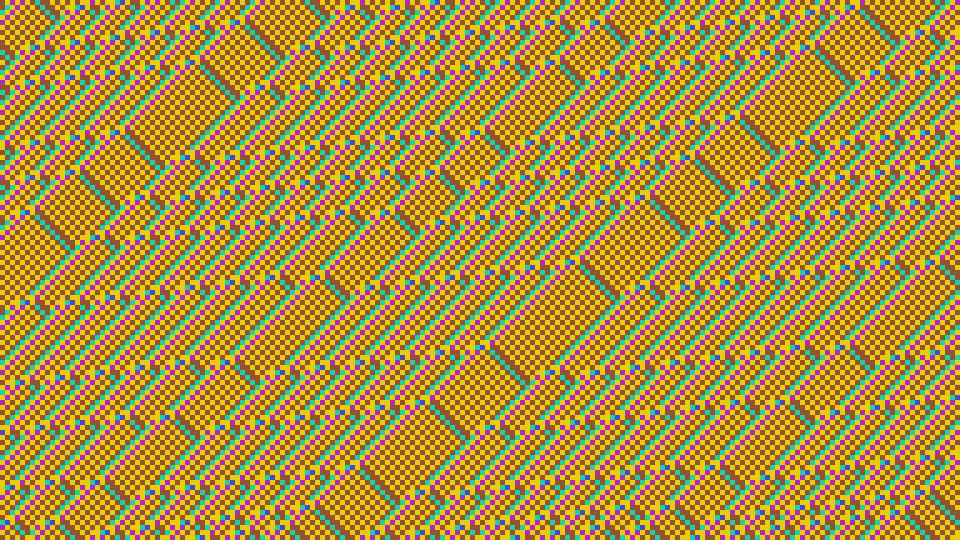
Frame 1 (no input)
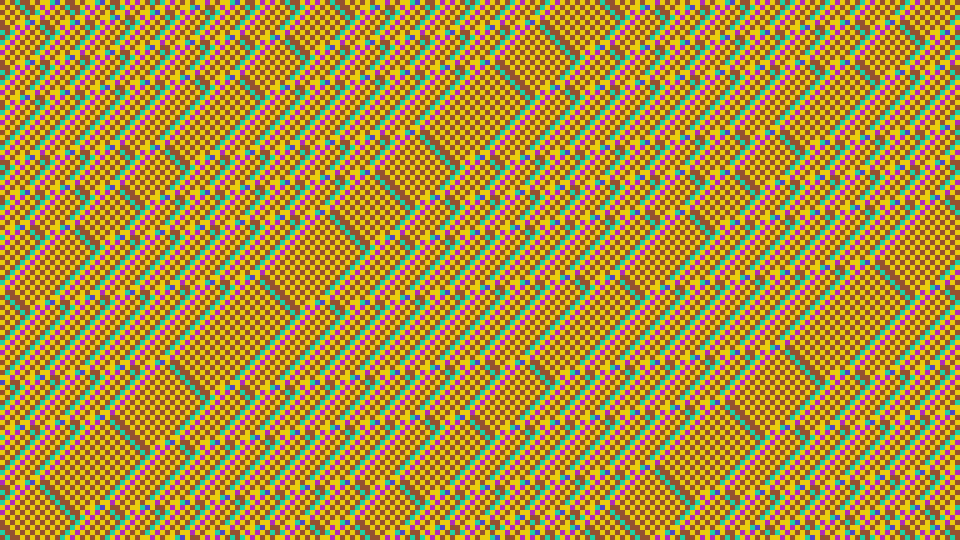
Frame 60 (the mouse pressed at the canvas centre just before this capture)
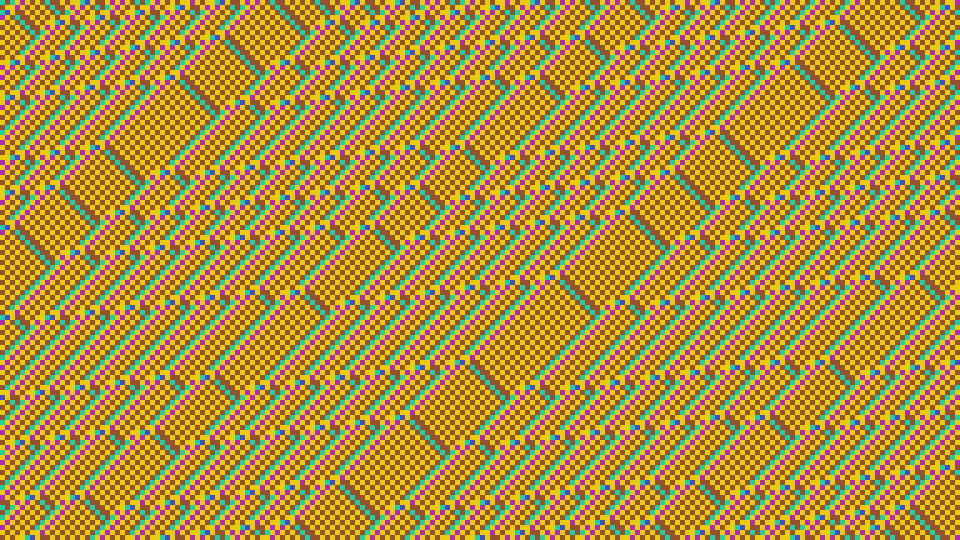
Frame 120 (the mouse held since frame 60 and released just before this capture)

The Processing sketch that drew these frames (run headless with seeded random() and noise(); from frame 60 on, the mouse is pressed at the canvas centre):

// Processing sketch: CellAutomataTest2
// ── CellAutomataTest2.pde
int rows = 0;
int cols = 192;

int numColors = 10;

int square;
float w = 0;

int[] ruleSet;

int frame = 0;

int[][] colors;
int[][] startColors;
color[] colorList;

int time = 0;

int numFrames = 0;
int version = 0;

int baseRed = -1;
int baseGreen = -1;
int baseBlue = -1;

void setup() {
  size(960,540);

  square = (int)(width/(cols-1));
  rows = (int)(height/square) + 1;
  noStroke();

  ruleSet = generateRules();
  generateNewSetup();
}

void draw() {
  if (frame == numFrames) {
     frame = 0;
     numFrames = (int)random(300, 1000);
     
     generateNewSetup();
     findNewRules();
     version++;
  }
  drawSquares();
  save(version + "/" + frame + ".png");
  frame++;
}

void drawSquares() {
   for (int i = 0; i < cols; i++) {
      for (int j = 0; j < rows; j++) {
         int currColor = colors[i][j];
         fill(colorList[currColor]);
         
         float x = i*square;
         float y = j*square;
         rect(x,y,square,square);
     }
   }
   int[][] nextIter = new int[cols][rows];
   for (int i = 1; i < cols; i++) {
     nextIter[i] = colors[i-1]; 
   }
   nextIter[0] = getNextCol(nextIter[1]);
   colors = nextIter;
}

int[] getNextCol(int[] prev) {
   int[] next = new int[rows];
   for (int i = 0; i < rows; i++) {
     int prevI = i == 0 ? rows - 1 : i - 1; 
     int nextI = i == rows - 1 ? 0 : i + 1;
     
     int l = prev[prevI];
     int m = prev[i];
     int r = prev[nextI];
     
     int valL = l - m;
     int valR = r - m;
     
     int val = m;
     if (valL == 0 && valR == 0) {
        val += ruleSet[0];
     } else if (valL > 0 && valR > 0) {
       val += ruleSet[1];
     } else if (valL < 0 && valR < 0) {
       val += ruleSet[2];
     } else if (valL == 0 && valR < 0) {
       val += ruleSet[3];
     } else if (valL > 0 && valR == 0) {
       val += ruleSet[4];
     } else if (valL < 0 && valR == 0) {
       val += ruleSet[5];
     } else if (valL == 0 && valR > 0) {
       val += ruleSet[6];
     }  else if (valL >= 0 && valR < 0) {
       val += ruleSet[7];
     } else if (valL > 0 && valR <= 0) {
       val += ruleSet[8];
     } else if (valL < 0 && valR >= 0) {
       val += ruleSet[9];
     } else if (valL <= 0 && valR > 0) {
       val += ruleSet[10];
     }
     if (l == numColors - 1 && m == 0) {
       val = numColors - 1; 
     }
     val = val > numColors - 1 ? numColors - 1 : val < 0 ? 0 : val;
     
     next[i] = val;
   }
   return next;
}

int[] generateRules() {
  int[] rules = new int[11];
  for (int i = 0; i < 11; i++) {
    int rule = (int)random(-numColors + 1, numColors);
    rules[i] = rule;
  }
  return rules;
}

boolean calculateValue() {
  boolean[] checkList = new boolean[numColors];
  for (int i = 0; i < numColors; i++) {
    checkList[i] = false; 
  }
  
  for (int x = 1; x < width-1; x++) {
    for (int y = 0; y < height; y++) {
      color col = get(x,y);
      float r = red(col);
      float g = green(col);
      float b = blue(col);
      
      color col0 = get(x-1,y);
      float r0 = red(col0);
      float g0 = green(col0);
      float b0 = blue(col0);
      
      color col2 = get(x+1,y);
      float r2 = red(col2);
      float g2 = green(col2);
      float b2 = blue(col2);
      if (!(r == r0 && r == r2 && g == g0 && g == g2 && b == b0 && b == b2)) {
         for (int i = 0; i < numColors; i++) {
            color col1 = colorList[i];
            float r1 = red(col1);
            float g1 = green(col1);
            float b1 = blue(col1);
            
            if (r == r1 && g == g1 && b == b1) {
              checkList[i] = true; 
            }
         }
      }
    }
  }
  boolean check = true;
  for (int i = 0; i < numColors; i++) {
     check &= checkList[i]; 
  }
  return check;
}

void findNewRules() {
  boolean check = false;
  while (!check) {
    resetColors();
    ruleSet = generateRules();
    
    for (int i = 0; i < cols*3; i++) {
      drawSquares(); 
    }
  
    check = calculateValue();
  }
}

void resetColors() {
  for (int i = 0; i < cols; i++) {
       for (int j = 0; j < rows; j++) {
          colors[i][j] = startColors[i][j];
       }
    }
}

void generateNewSetup() {
  numColors = (int)random(5, 20);
  
  colorList = new color[numColors];
  for (int i = 0; i < numColors; i++) {
    int red = baseRed == -1 ? (int)random(256) : baseRed;
    int green = baseGreen == -1 ? (int)random(256) : baseGreen;
    int blue = baseBlue == -1 ? (int)random(256) : baseBlue;
    if (baseRed == -2 && baseGreen == -2 && baseBlue == -2) {
      red = (int)random(256);
      green = red;
      blue = red;
    }
    colorList[i] = color(red, green, blue); 
  }
  
  colors = new int[cols][rows];
  startColors = new int[cols][rows];
  for (int i = 0; i < cols; i++) {
     for (int j = 0; j < rows; j++) {
        int randomColor = (int)random(numColors);
        colors[i][j] = randomColor;
        startColors[i][j] = randomColor;
     }
  }
}
